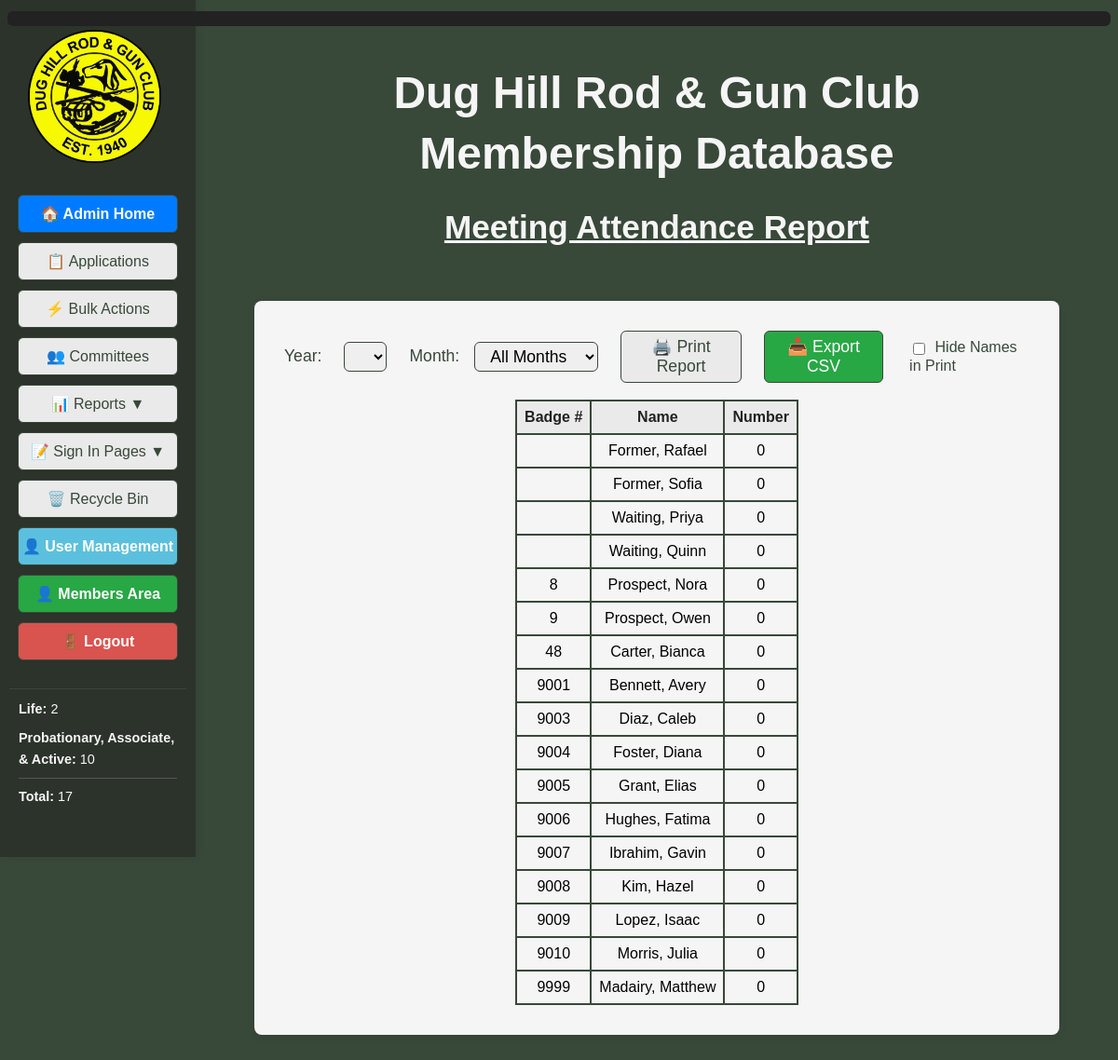
Screenshot of /meeting_attendance_report (signed in) with the database file from the repository.
### tables this page shows
CREATE TABLE members (
			id INTEGER PRIMARY KEY AUTOINCREMENT,
			badge_number TEXT,
			membership_type TEXT,
			first_name TEXT NOT NULL,
			middle_name TEXT,
			last_name TEXT NOT NULL,
			suffix TEXT,
			nickname TEXT,
			dob TEXT,
			email TEXT,
			email2 TEXT,
			phone TEXT,
			phone2 TEXT,
			address TEXT,
			city TEXT,
			state TEXT,
			zip TEXT,
			join_date TEXT,
			sponsor TEXT,
			card_internal TEXT,
			card_external TEXT,
			deleted INTEGER DEFAULT 0,
			deleted_on TEXT
		, member_notes TEXT, application_submitted TEXT, introduced_date TEXT, background_check_submitted TEXT, background_check_passed TEXT, qualifications TEXT, new_member_orientation_completed INTEGER DEFAULT 0, new_member_orientation_date TEXT);

### DH_DB_Webapp/app.py (the view)
@app.route('/meeting_attendance_report', endpoint='meeting_attendance_report')
@login_required
@admin_required
def meeting_attendance_report():
	year = request.args.get('year')
	month = request.args.get('month') or 'all'
	years = database.get_meeting_years()
	months = [
		{'value': 'all', 'name': 'All Months'},
		{'value': '01', 'name': 'January'},
		{'value': '02', 'name': 'February'},
		{'value': '03', 'name': 'March'},
		{'value': '04', 'name': 'April'},
		{'value': '05', 'name': 'May'},
		{'value': '06', 'name': 'June'},
		{'value': '07', 'name': 'July'},
		{'value': '08', 'name': 'August'},
		{'value': '09', 'name': 'September'},
		{'value': '10', 'name': 'October'},
		{'value': '11', 'name': 'November'},
		{'value': '12', 'name': 'December'}
	]
	attendance = database.get_meeting_attendance_report(year=year, month=month)
	now = datetime.datetime.now(TIMEZONE)
	member_stats = get_member_stats()
	pending_applications = get_pending_application_count()
	return render_template('meeting_attendance_report.html', attendance=attendance, years=years, selected_year=year, months=months, selected_month=month, now=now, active_page='meeting_attendance_report', member_stats=member_stats, pending_applications=pending_applications)

### DH_DB_Webapp/app.py (called while the page is built)
def register_context_processors(app):
	@app.context_processor
	def inject_applications():
		try:
			from flask_login import current_user
			import database
			if current_user.is_authenticated and current_user.is_admin_or_bdfl():
				applications = database.get_all_applications(status='pending')
			else:
				applications = []
		except Exception:
			applications = []
		return dict(applications=applications)

@app.before_request
def exempt_csrf_for_event_signin():
    if request.endpoint == 'event_signin_submit':
        g.csrf_validated = True

@login_manager.user_loader
def load_user(user_id):
    user_data = database.get_user_by_id(int(user_id))
    if user_data:
        try:
            role = user_data['role']
        except (KeyError, IndexError):
            role = 'User'
        try:
            must_change_password = bool(user_data['must_change_password'])
        except (KeyError, IndexError):
            must_change_password = False
        return User(
            id=user_data['id'],
            username=user_data['username'],
            email=user_data['email'],
            role=role,
            is_active=bool(user_data['is_active']),
            must_change_password=must_change_password
        )
    return None

def get_member_stats():
	all_members = database.get_all_members()
	life_count = len([m for m in all_members if m['membership_type'] == 'Life'])
	voting_count = len([m for m in all_members if m['membership_type'] in ['Probationary', 'Associate', 'Active']])
	total_count = len(all_members)
	return {
		'life_members': life_count,
		'voting_members': voting_count,
		'total_members': total_count
	}

def get_pending_application_count():
	try:
		applications = database.get_all_applications(status='pending')
		return len(applications)
	except:
		return 0

@app.after_request
def set_security_headers(response):
	response.headers['X-Content-Type-Options'] = 'nosniff'
	response.headers['X-Frame-Options'] = 'DENY'
	response.headers['X-XSS-Protection'] = '1; mode=block'
	response.headers['Strict-Transport-Security'] = 'max-age=31536000; includeSubDomains'
	response.headers['Content-Security-Policy'] = (
		"default-src 'self'; style-src 'self' 'unsafe-inline'; "
		"script-src 'self' 'unsafe-inline' https://js.stripe.com; "
		"frame-src https://js.stripe.com; connect-src 'self' https://api.stripe.com"
	)
	return response

    @property
    def is_active(self):
        return self._is_active

### DH_DB_Webapp/templates/meeting_attendance_report.html (shortened to what this page needs)
<!DOCTYPE html>
<html>
<head>
</head>
<body style="background-color:#384839; font-family:Arial, Helvetica, sans-serif;">
        <div style="color:yellow; background:#222; font-size:1.1em; padding:8px 16px; margin:12px 0; border-radius:6px; z-index:9999; position:relative;">
        </div>
    <div style="display:flex; flex-direction:row;">
    <div class="side-menu" style="position:fixed; top:0; left:0; height:100vh; width:210px; background-color:#2c332b; display:flex; flex-direction:column; align-items:center; padding-top:120px; z-index:100; box-shadow:2px 0 8px rgba(0,0,0,0.08); overflow-y:auto;">
            <img src="{{ url_for('static', filename='Main_Logo-removebg-preview.png') }}" alt="Main Logo" style="height:143px; margin-top:-88px; margin-left:-8px; margin-bottom:34px;">
            <a href="{{ url_for('admin_dashboard') }}" style="width:170px; display:inline-block; padding:10px 0; margin-bottom:10px; border-radius:6px; border:1px solid #384839; background-color:#007bff; color:#ffffff; text-decoration:none; font-weight:bold; font-size:1em; font-family:Arial, Helvetica, sans-serif; box-shadow:0 1px 2px rgba(0,0,0,0.04); text-align:center;">🏠 Admin Home</a>
            {% if current_user.is_admin_or_bdfl() %}
            <a href="{{ url_for('admin_applications') }}" class="{{ 'active-menu' if active_page == 'admin_applications' else '' }}" style="width:170px; display:inline-block; padding:10px 0; margin-bottom:10px; border-radius:6px; border:1px solid #384839; background-color:#eaeaea; color:#384839; text-decoration:none; font-weight:{{ 'bold' if active_page == 'admin_applications' else 'normal' }}; font-size:1em; font-family:Arial, Helvetica, sans-serif; box-shadow:0 1px 2px rgba(0,0,0,0.04); text-align:center; position:relative;">📋 Applications</a>
            {% endif %}
            <a href="{{ url_for('bulk_actions') }}" class="{{ 'active-menu' if active_page == 'bulk_actions' else '' }}" style="width:170px; display:inline-block; padding:10px 0; margin-bottom:10px; border-radius:6px; border:1px solid #384839; background-color:#eaeaea; color:#384839; text-decoration:none; font-weight:{{ 'bold' if active_page == 'bulk_actions' else 'normal' }}; font-size:1em; font-family:Arial, Helvetica, sans-serif; box-shadow:0 1px 2px rgba(0,0,0,0.04); text-align:center;">⚡ Bulk Actions</a>
            <a href="{{ url_for('committees') }}" class="{{ 'active-menu' if active_page == 'committees' else '' }}" style="width:170px; display:inline-block; padding:10px 0; margin-bottom:10px; border-radius:6px; border:1px solid #384839; background-color:#eaeaea; color:#384839; text-decoration:none; font-weight:{{ 'bold' if active_page == 'committees' else 'normal' }}; font-size:1em; font-family:Arial, Helvetica, sans-serif; box-shadow:0 1px 2px rgba(0,0,0,0.04); text-align:center;">👥 Committees</a>
            <a href="javascript:void(0)" onclick="toggleSubmenu()" style="width:170px; display:inline-block; padding:10px 0; margin-bottom:10px; border-radius:6px; border:1px solid #384839; background-color:#eaeaea; color:#384839; text-decoration:none; font-weight:normal; font-size:1em; font-family:Arial, Helvetica, sans-serif; box-shadow:0 1px 2px rgba(0,0,0,0.04); text-align:center; cursor:pointer;">
                📊 Reports <span id="submenu-arrow">▼</span>
            </a>
            <div class="menu-toggle" onclick="toggleSignInSubmenu()" style="width:170px; display:inline-block; padding:10px 0; margin-bottom:10px; border-radius:6px; border:1px solid #384839; background-color:#eaeaea; color:#384839; text-decoration:none; font-weight:normal; font-size:1em; font-family:Arial, Helvetica, sans-serif; box-shadow:0 1px 2px rgba(0,0,0,0.04); text-align:center; cursor:pointer;">
                📝 Sign In Pages <span id="signin-submenu-arrow">▼</span>
            </div>
            <a href="{{ url_for('recycle_bin') }}" class="{{ 'active-menu' if active_page == 'recycle_bin' else '' }}" style="width:170px; display:inline-block; padding:10px 0; margin-bottom:10px; border-radius:6px; border:1px solid #384839; background-color:#eaeaea; color:#384839; text-decoration:none; font-weight:{{ 'bold' if active_page == 'recycle_bin' else 'normal' }}; font-size:1em; font-family:Arial, Helvetica, sans-serif; box-shadow:0 1px 2px rgba(0,0,0,0.04); text-align:center;">🗑️ Recycle Bin</a>
            {% if current_user.is_admin_or_bdfl() %}
            <a href="{{ url_for('admin_users') }}" class="{{ 'active-menu' if active_page == 'admin_users' else '' }}" style="width:170px; display:inline-block; padding:10px 0; margin-bottom:10px; border-radius:6px; border:1px solid #384839; background-color:{{ '#5bc0de' if active_page != 'admin_users' else 'rgb(255,255,0)' }}; color:{{ '#ffffff' if active_page != 'admin_users' else '#000000' }}; text-decoration:none; font-weight:bold; font-size:1em; font-family:Arial, Helvetica, sans-serif; box-shadow:0 1px 2px rgba(0,0,0,0.04); text-align:center; position:relative;">
                <span style="display: flex; align-items: center; width: 100%; justify-content: center; text-align: center;">
                    <span style="display:inline-block; vertical-align:middle;">👤 User Management</span>
                </span>
            </a>
            {% endif %}
            <a href="{{ url_for('member_dashboard') }}" style="width:170px; display:inline-block; padding:10px 0; margin-bottom:10px; border-radius:6px; border:1px solid #384839; background-color:#28a745; color:#ffffff; text-decoration:none; font-weight:bold; font-size:1em; font-family:Arial, Helvetica, sans-serif; box-shadow:0 1px 2px rgba(0,0,0,0.04); text-align:center;">👤 Members Area</a>
            <a href="{{ url_for('logout') }}" style="width:170px; display:inline-block; padding:10px 0; margin-bottom:10px; border-radius:6px; border:1px solid #384839; background-color:#d9534f; color:#ffffff; text-decoration:none; font-weight:bold; font-size:1em; font-family:Arial, Helvetica, sans-serif; box-shadow:0 1px 2px rgba(0,0,0,0.04); text-align:center;">🚪 Logout</a>
            <div style="width:170px; margin-top:20px; padding:10px; border-top:1px solid #384839;">
                <div style="color:#f5f5f5; font-size:0.9em; line-height:1.6; text-align:left;">
                    <div style="margin-bottom:8px;"><strong>Life:</strong> {{ member_stats.life_members }}</div>
                    <div style="margin-bottom:8px;"><strong>Probationary, Associate, & Active:</strong> {{ member_stats.voting_members }}</div>
                    <div style="border-top:1px solid #555; padding-top:8px;"><strong>Total:</strong> {{ member_stats.total_members }}</div>
                </div>
            </div>
        </div>
        <div class="main-content" style="display:flex; flex-direction:column; align-items:center; justify-content:center; min-width:0; width:100%;">
            <div class="page-header" style="width:100%; display:flex; flex-direction:column; align-items:center; margin-bottom:20px;">
                <div style="text-align:center; width:100%; max-width:800px; margin:0 auto;">
                    <h1 style="margin-bottom:0.2em; color:#f5f5f5; font-size:3em; text-align:center;">Dug Hill Rod & Gun Club</h1>
                    <h1 style="margin-top:0.2em; color:#f5f5f5; font-size:3em; text-align:center;">Membership Database</h1>
                    <h2 style="font-size:2.2em; margin-bottom:0.2em; margin-top:0; text-align:center; color:#f5f5f5; font-family:Arial, Helvetica, sans-serif; font-weight:bold; text-decoration:underline;">Meeting Attendance Report</h2>
                </div>
            </div>
            <div class="print-table-container" style="background-color:#f5f5f5; border-radius:8px; padding:32px; min-width:400px; min-height:200px; box-shadow:0 2px 8px rgba(0,0,0,0.08); margin-bottom:40px; margin-top:0; max-width:800px; margin-left:auto; margin-right:auto; display:flex; flex-direction:column; align-items:center;">
                <form method="get" style="margin-bottom:18px; display:inline-flex; align-items:center; gap:16px;">
                    <label for="year" style="font-size:1.1em; color:#384839; margin-right:8px;">Year:</label>
                    <select name="year" id="year" onchange="this.form.submit()" style="font-size:1.1em; padding:4px 12px; border-radius:6px; border:1px solid #384839;">
                    </select>
                    <label for="month" style="font-size:1.1em; color:#384839; margin-left:8px;">Month:</label>
                    <select name="month" id="month" onchange="this.form.submit()" style="font-size:1.1em; padding:4px 12px; border-radius:6px; border:1px solid #384839;">
                        {% for m in months %}
                            <option value="{{ m.value }}" {% if selected_month == m.value %}selected{% endif %}>{{ m.name }}</option>
                        {% endfor %}
                    </select>
                    <button type="button" class="print-btn" onclick="window.print()">🖨️ Print Report</button>
                    <button type="button" class="print-btn" onclick="window.location.href='{{ url_for('meeting_attendance_export_csv', year=selected_year, month=selected_month) }}'" style="padding:6px 18px; font-size:1.1em; border-radius:6px; border:1px solid #384839; background-color:#28a745; color:#fff; cursor:pointer; margin-left:8px;">📥 Export CSV</button>
                    <label class="hide-names-label">
                        <input type="checkbox" id="hideNamesPrint" style="margin-right:6px; vertical-align:middle;" onclick="toggleHideNames()"> Hide Names in Print
                    </label>
                </form>
            <div class="print-table-center">
                <table id="attendanceTable" style="margin:0; border-collapse:collapse;">
            <thead>
                <tr>
                    <th id="th0" onclick="sortTable(0)">Badge # </th>
                    <th id="th1" onclick="sortTable(1)" class="name-col">Name </th>
                    {% if selected_month == 'all' %}
                        <th id="th2" onclick="sortTable(2)">Number </th>
                    {% else %}
                        <th id="th2" onclick="sortTable(2)">Meeting Date <span></span></th>
                        <th id="th3" onclick="sortTable(3)">Status <span></span></th>
                    {% endif %}
                </tr>
            </thead>
            <tbody>
                {% if selected_month == 'all' %}
                    {% for att in attendance %}
                    <tr>
                        <td>{{ att.badge_number }}</td>
                            <td class="name-col">{{ att.last_name }}, {{ att.first_name }}</td>
                        <td>{{ att.total_meetings }}</td>
                    </tr>
                    {% endfor %}
                {% endif %}
            </tbody>
                </table>
            </div>
    </div>
</body>
</html>

### DH_DB_Webapp/templates/meeting_attendance_report.html (style rules this page uses)
.menu-toggle { cursor: pointer; user-select: none; }
body { background-color: #f5f5f5; font-family: Arial, Helvetica, sans-serif; }
.main-content { display:flex; flex-direction:column; align-items:center; justify-content:center; margin-left:210px; min-width:0; }
table { width:100%; max-width:700px; margin:auto; border-collapse:collapse; background:#f5f5f5; }
th, td { border:2px solid #384839; padding:8px; text-align:center; }
th { background:#eaeaea; color:#222; cursor:pointer; }
.print-btn { margin-left:8px; padding:6px 18px; font-size:1.1em; border-radius:6px; border:1px solid #384839; background-color:#eaeaea; color:#384839; cursor:pointer; }
.hide-names-label { font-size:1em; color:#384839; margin-left:12px; }

### rows the page displays
members: last_name "Former", first_name "Rafael", total_meetings "0"
members: last_name "Former", first_name "Sofia", total_meetings "0"
members: last_name "Waiting", first_name "Priya", total_meetings "0"
members: last_name "Waiting", first_name "Quinn", total_meetings "0"
members: badge_number "8", last_name "Prospect", first_name "Nora", total_meetings "0"
members: badge_number "9", last_name "Prospect", first_name "Owen", total_meetings "0"
members: badge_number "48", last_name "Carter", first_name "Bianca", total_meetings "0"
members: badge_number "9001", last_name "Bennett", first_name "Avery", total_meetings "0"
members: badge_number "9003", last_name "Diaz", first_name "Caleb", total_meetings "0"
members: badge_number "9004", last_name "Foster", first_name "Diana", total_meetings "0"
members: badge_number "9005", last_name "Grant", first_name "Elias", total_meetings "0"
members: badge_number "9006", last_name "Hughes", first_name "Fatima", total_meetings "0"
members: badge_number "9007", last_name "Ibrahim", first_name "Gavin", total_meetings "0"
members: badge_number "9008", last_name "Kim", first_name "Hazel", total_meetings "0"
members: badge_number "9009", last_name "Lopez", first_name "Isaac", total_meetings "0"
members: badge_number "9010", last_name "Morris", first_name "Julia", total_meetings "0"
members: badge_number "9999", last_name "Madairy", first_name "Matthew", total_meetings "0"

### other values shown
{{ member_stats.life_members }} "2"
{{ member_stats.voting_members }} "10"
{{ member_stats.total_members }} "17"
form field month "All Months"
